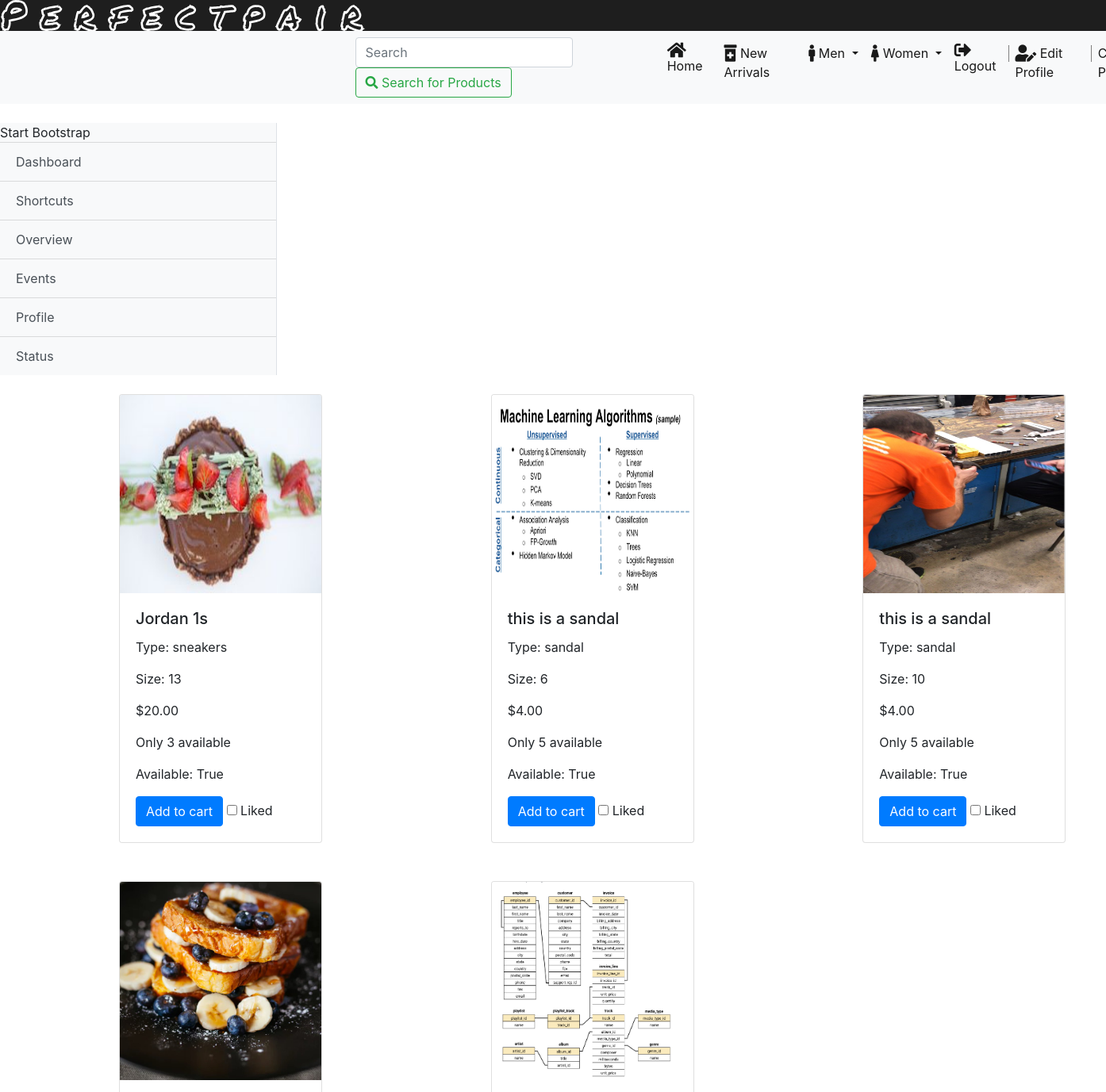
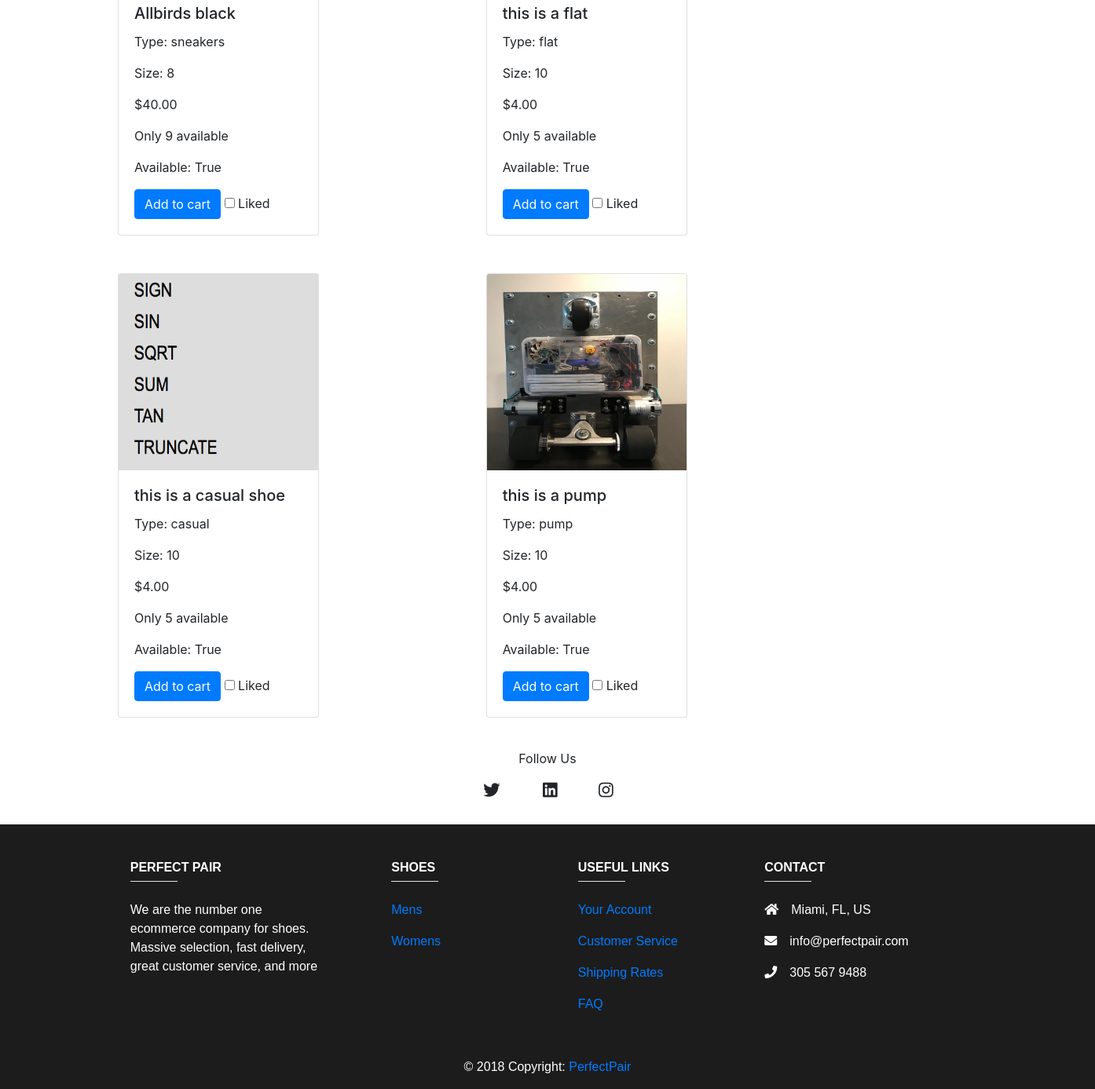
The app's page /shoe/ (signed in) with its own data (2 pictures, top to bottom).
### shoe/models.py (models this page shows, shortened)
class Shoe(models.Model):
	name 			= models.CharField(max_length=30, default="Boosts")
	image 			= models.ImageField(upload_to='shoe/', blank=True, null=True)
	style 			= models.CharField(max_length=20, default="sneakers")
	size 			= models.IntegerField(default=10)
	color 			= models.CharField(max_length=20, default="blue")
	brand 			= models.CharField(max_length=20, default="Nike")
	price 			= models.DecimalField(max_digits=4, decimal_places=2, default=4.00)
	availability 	= models.BooleanField(default=True)
	new 			= models.BooleanField(default=True)
	stock 			= models.IntegerField(default=5)
	gender_choices 	= (
        ('M', 'Male'),
        ('F', 'Female'),
    )
	gender 			= models.CharField(max_length=1, choices=gender_choices, default="M")
	date 			= models.DateField(("Date"), default=datetime.date.today)
	like 			= models.BooleanField(default=False)

### shoe/views.py (the view)
# urls.py: path('', views.view, name='shoe_list'),
def shoe_list(request):
	shoe_list = Shoe.objects.all()
	context = {
		'shoe_list': shoe_list,
	}
	return render(request, 'shoe/shoe_list.html', context)

### shoe/templates/shoe/shoe_list.html
{% include "base.html" %}
{% load static %}
{% block content %}
<link href="{% static 'css/shoe_list.css' %}" rel="stylesheet">
 <div class="w-25" id="wrapper">
    <div class="bg-light border-right" id="sidebar-wrapper">
      <div class="sidebar-heading">Start Bootstrap </div>
      <div class="list-group list-group-flush">
        <a href="#" class="list-group-item list-group-item-action bg-light">Dashboard</a>
        <a href="#" class="list-group-item list-group-item-action bg-light">Shortcuts</a>
        <a href="#" class="list-group-item list-group-item-action bg-light">Overview</a>
        <a href="#" class="list-group-item list-group-item-action bg-light">Events</a>
        <a href="#" class="list-group-item list-group-item-action bg-light">Profile</a>
        <a href="#" class="list-group-item list-group-item-action bg-light">Status</a>
      </div>
    </div>
  </div>
    <div class='card-columns mr-2'>
            {% for shoe in shoe_list %}
				<div class="mb-4 mt-4 card text-left" style="width:16rem;">
				  <img src="{{shoe.image.url}}" class="card-img-top" style="width:254px; height:250px">
				  <div class="card-body" class="shadow-lg p-3 mb-5 bg-white rounded">
				    <h5 class="card-title">{{shoe.name}}</h5>
				    <p class="card-text">Type: {{shoe.style}}</p>
				    <p class="card-text">Size: {{shoe.size}}</p>
				    <p class="card-text">${{shoe.price}}</p>
				    <p class="card-text">Only {{shoe.stock}} available</p>
				    <p class="card-text">Available: {{shoe.availability}}</p>
				   	<a href="{% url 'shoe:cart_list' %}"class="btn btn-primary" name='q1'>Add to cart</a>
				    <input id="apto" type="checkbox">
				   	<label for="apto">Liked</label>
				  </div>
				</div>
            {% endfor %}
        </div>
{% include 'footer.html' %}
{% endblock %}

### static-storage/css/custom.css (style rules this page uses)
.card { display:inline-block; margin-right: 20px; position: relative; left: 150px; }

### records on screen
Shoe: image (picture), name "Jordan 1s", style "sneakers", size "13", price "20.00", stock "3", availability "True"
Shoe: image (picture), name "Allbirds black", style "sneakers", size "8", price "40.00", stock "9", availability "True"
Shoe: image (picture), name "this is a casual shoe", style "casual", size "10", price "4.00", stock "5", availability "True"
Shoe: image (picture), name "this is a sandal", style "sandal", size "6", price "4.00", stock "5", availability "True"
Shoe: image (picture), name "this is a flat", style "flat", size "10", price "4.00", stock "5", availability "True"
Shoe: image (picture), name "this is a pump", style "pump", size "10", price "4.00", stock "5", availability "True"
Shoe: image (picture), name "this is a sandal", style "sandal", size "10", price "4.00", stock "5", availability "True"
